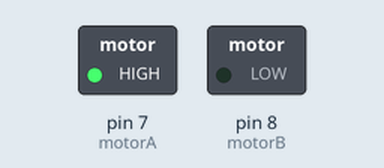
A sketch run on a simulated Arduino Uno, built with avr-gcc and run on an emulated ATmega328P. On the bench: switched loads named in the sketch (green lamp = pin HIGH).

Above: at 2.5 s.
At 7.5 s:
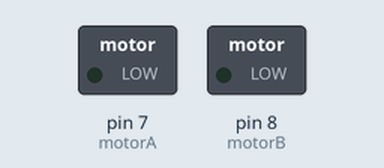
Timing chart, 0 to 13.0 s (numbered marks = the images above):
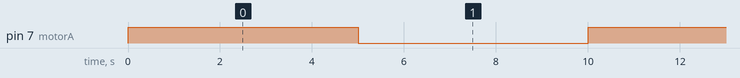

The sketch:

dc_motor_control.ino
```cpp
const int motorA = 7;
const int motorB = 8;
void setup() {
 pinMode(motorA,OUTPUT);

 pinMode(motorB,OUTPUT);

 digitalWrite(motorA,LOW);
 digitalWrite(motorB,LOW);

}

void loop() {
  digitalWrite(motorA,HIGH);
  digitalWrite(motorB,LOW);
  delay(5000);

  digitalWrite(motorA,LOW);
  digitalWrite(motorB,LOW);
  delay(5000);


}
```

Measured:
- by itself, pin 7 (motorA): alternates HIGH for 5.0 s and LOW for 5.0 s
